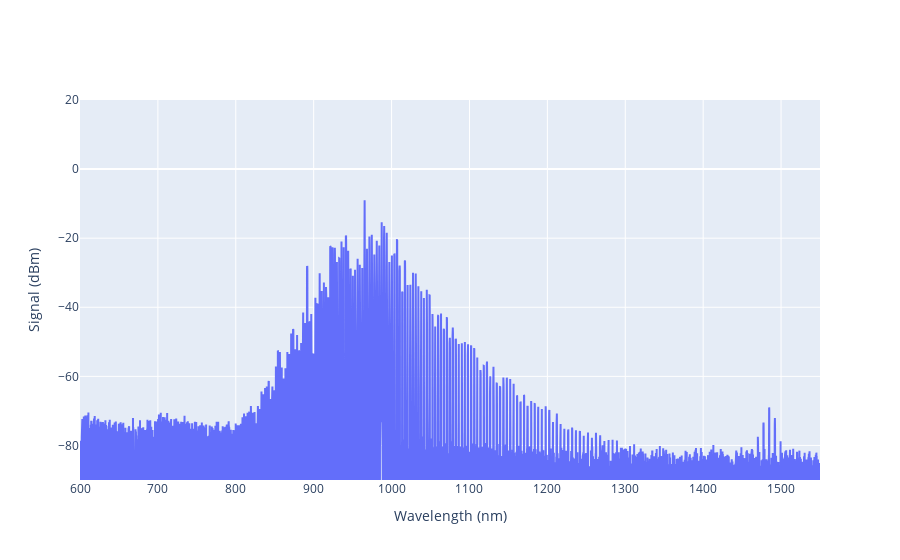

The cell this chart's notebook holds for it:
### Code cell
osa.scan = 'stop'
osa.trace = 'TRA'
_ = osa.PlotlyTrace(ylim = [-90, 20])

### Figure 1 — Plotly figure (JSON) as saved in the notebook; plotly's stock layout.template omitted (floating-point values rounded to 4 significant figures; data arrays with more than 128 entries replaced by an {"elided": "..."} marker saying what was removed)
{"data": [{"mode": "lines", "name": "T", "type": "scatter", "x": {"elided": "9501 float values"}, "y": {"elided": "9501 float values"}}], "layout": {"autosize": true, "xaxis": {"autorange": true, "range": [600, 1550], "showspikes": true, "spikethickness": 1, "title": {"text": "Wavelength (nm)"}, "type": "linear"}, "yaxis": {"range": [-90, 20], "showspikes": true, "spikethickness": 1, "title": {"text": "Signal (dBm)"}, "type": "linear"}}}
